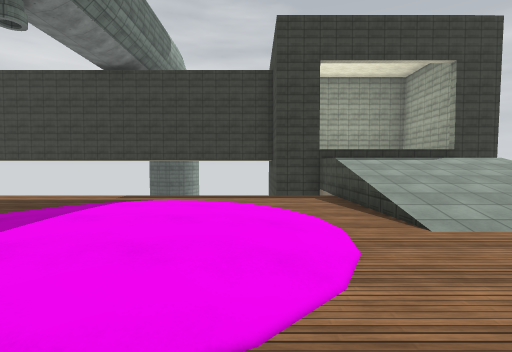
View 1 (above)

17 first-person views from a walk through a Unity game level. The camera is 1.5 m above the floor, tilts 2° down and sees 85° across. The floor is counted in squares, 2 m on a side. Each view is taken from the middle of a square. On the plan, view 1 faces up. The plan holds only what a view shows up to about 10 squares ahead; the rest is blank. The place goes on beyond the plan. Surface patterns are stand-ins for the level's own textures.

View 2
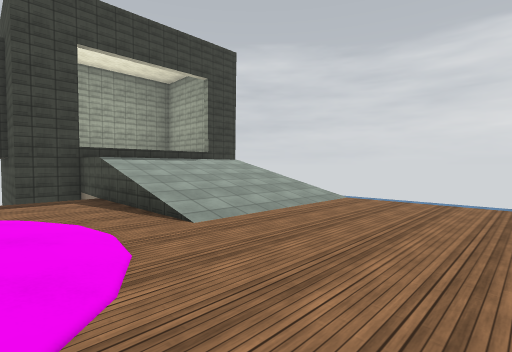

View 3
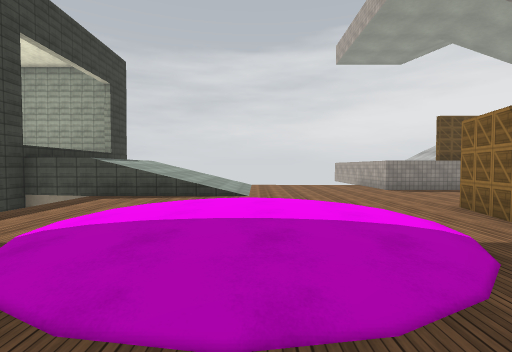

View 4
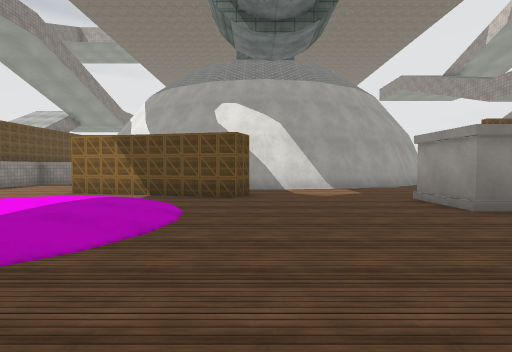

View 5
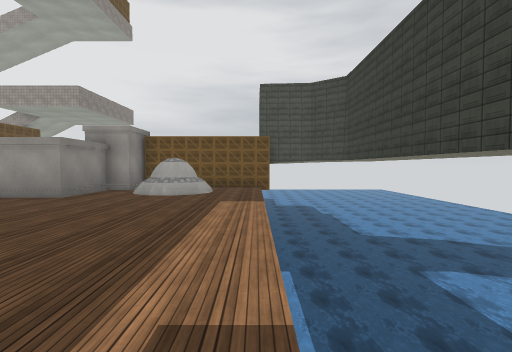

View 6
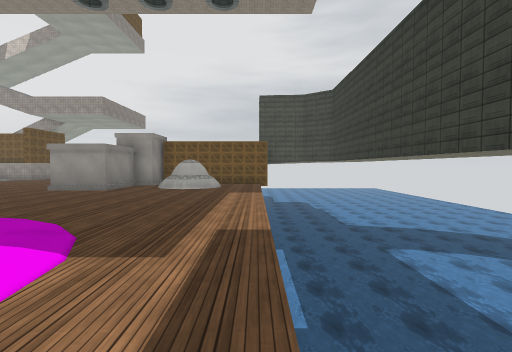

View 7
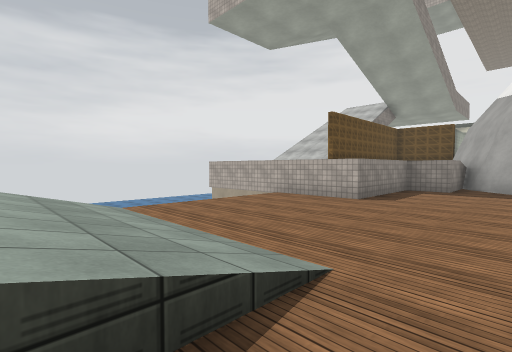

View 8
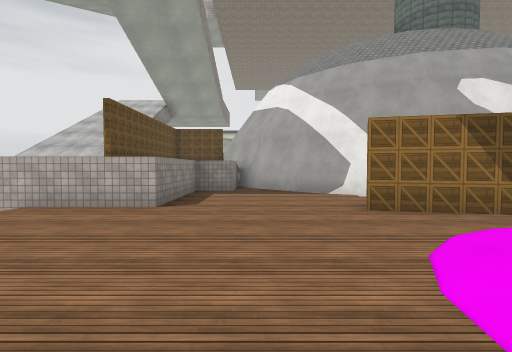

View 9
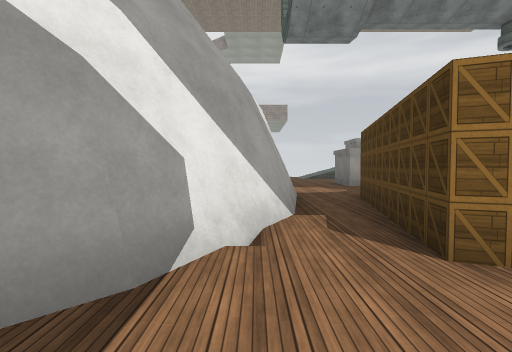

View 10
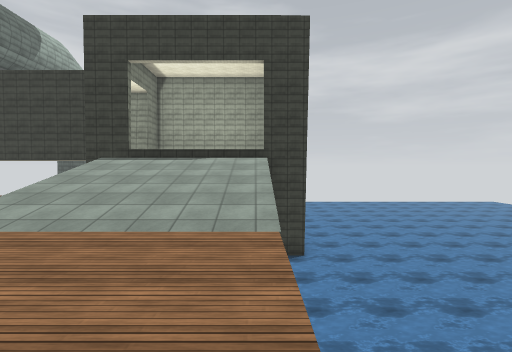

View 11
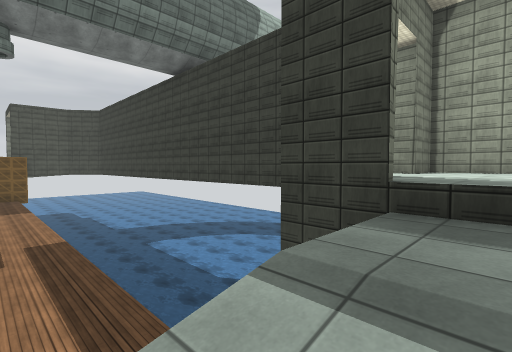

View 12
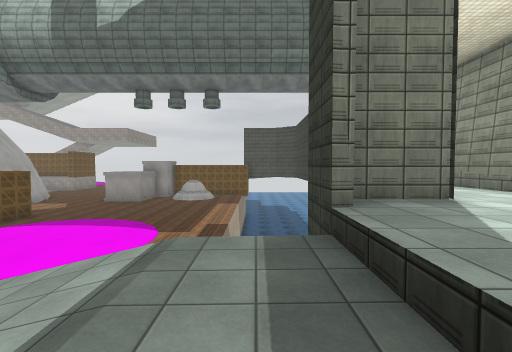

View 13
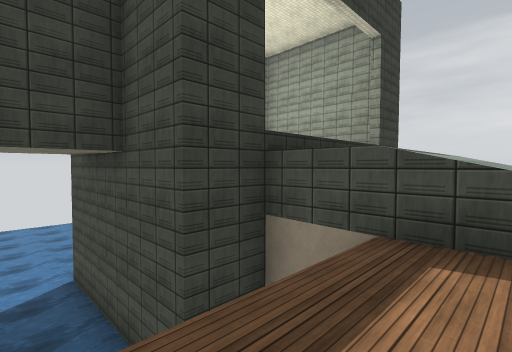

View 14
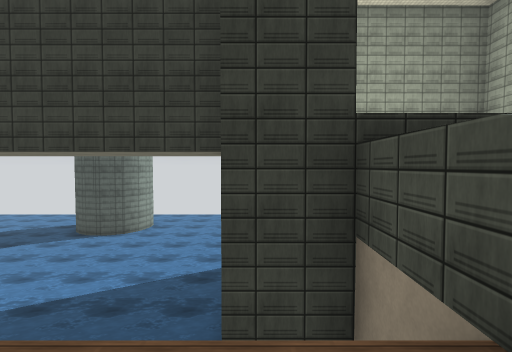

View 15
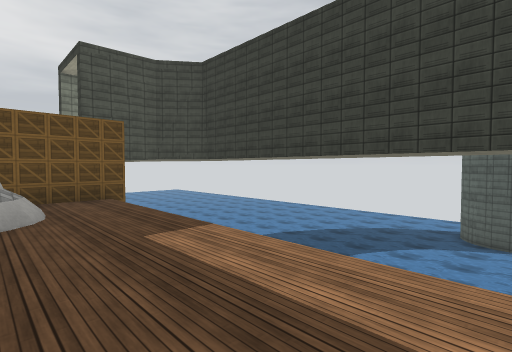

View 16
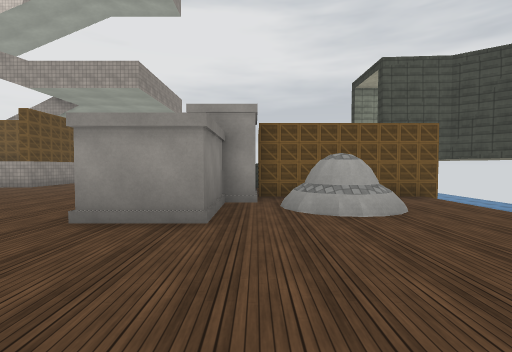

View 17
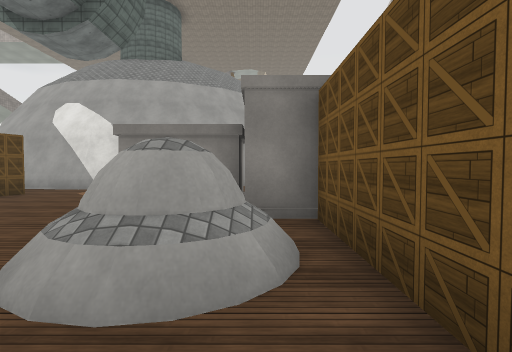

### Floor plan
Key: @ floor where view 1 was taken; # wall or solid block; . main floor; : floor 0.25 m higher than the main floor; + floor 0.5 m higher than the main floor; * floor 2 m higher than the main floor; / step, stairs or slope; = window, fence, low wall or low ledge; ^ raised ledge; v drop or lower ground.
Columns run from 15 left of view 1 to 9 right of it. Each row starts with its distance up from view 1.
 11   ^vvvvvvvvvvvvv^^^   #
 10  #vvvvvvvvvvvvvv#^^   #vv
  9  # vvvvvvvvvv   #^^^^^#vv
  8  # vvvvvvvvv     v*** vvv
  7    #............./////vvv
  6    #............./////vvv
  5    ###......////./////vvv
  4    ###=...../++://////vvv
  3    ##....../:++:/.....
  2     ###...../++/......
  1     .##.....////......
  0      ......###.@......
 -1    .........####...^^^^^^
 -2   .......###.......^
 -3  .... #########....^
 -4 ....          ##...^
 -5 #.             ##.^^
 -6 #               ##^
 -7                  #^

Positions as (right, up) in squares from view 1, and headings:
1: (0, 0), facing up
2: (0, 0), facing up-right
3: (-5, 3), facing right
4: (-5, 7), facing down
5: (-2, 7), facing left
6: (0, 7), facing left
7: (1, 5), facing down-right
8: (2, 4), facing down
9: (2, -3), facing left
10: (6, 0), facing up
11: (3, 6), facing up-left
12: (5, 8), facing left
13: (-1, 6), facing up-right
14: (1, 6), facing up
15: (-5, 5), facing up-left
16: (-5, 3), facing left
17: (-11, 7), facing down
